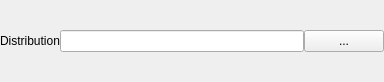
<?xml version="1.0" encoding="UTF-8"?>
<ui version="4.0">
 <class>Form</class>
 <widget class="QWidget" name="Form">
  <property name="geometry">
   <rect>
    <x>0</x>
    <y>0</y>
    <width>384</width>
    <height>82</height>
   </rect>
  </property>
  <property name="windowTitle">
   <string>Form</string>
  </property>
  <layout class="QGridLayout" name="gridLayout">
   <property name="margin">
    <number>0</number>
   </property>
   <property name="spacing">
    <number>0</number>
   </property>
   <item row="1" column="0" colspan="3">
    <layout class="QVBoxLayout" name="verticalLayout">
     <property name="spacing">
      <number>0</number>
     </property>
    </layout>
   </item>
   <item row="0" column="0">
    <widget class="QLabel" name="label">
     <property name="sizePolicy">
      <sizepolicy hsizetype="Fixed" vsizetype="Preferred">
       <horstretch>0</horstretch>
       <verstretch>0</verstretch>
      </sizepolicy>
     </property>
     <property name="text">
      <string>Distribution</string>
     </property>
    </widget>
   </item>
   <item row="0" column="1">
    <widget class="QLineEdit" name="lineEdit">
     <property name="toolTip">
      <string>&lt;html&gt;&lt;head/&gt;&lt;body&gt;&lt;p&gt;The distirbution file shoudl be a two-column file. Here the first column is the distance in Ang. The second column is the frequency value. &lt;/p&gt;&lt;p&gt;The second column does not have to be normalized. The distributions are normalized internally.&lt;/p&gt;&lt;/body&gt;&lt;/html&gt;</string>
     </property>
     <property name="readOnly">
      <bool>true</bool>
     </property>
    </widget>
   </item>
   <item row="0" column="2">
    <widget class="QPushButton" name="toolButton">
     <property name="text">
      <string>...</string>
     </property>
    </widget>
   </item>
  </layout>
  <action name="actionOpen_distirbution">
   <property name="text">
    <string>Open distirbution</string>
   </property>
  </action>
 </widget>
 <resources/>
 <connections>
  <connection>
   <sender>toolButton</sender>
   <signal>clicked()</signal>
   <receiver>actionOpen_distirbution</receiver>
   <slot>trigger()</slot>
   <hints>
    <hint type="sourcelabel">
     <x>279</x>
     <y>9</y>
    </hint>
    <hint type="destinationlabel">
     <x>-1</x>
     <y>-1</y>
    </hint>
   </hints>
  </connection>
 </connections>
</ui>
